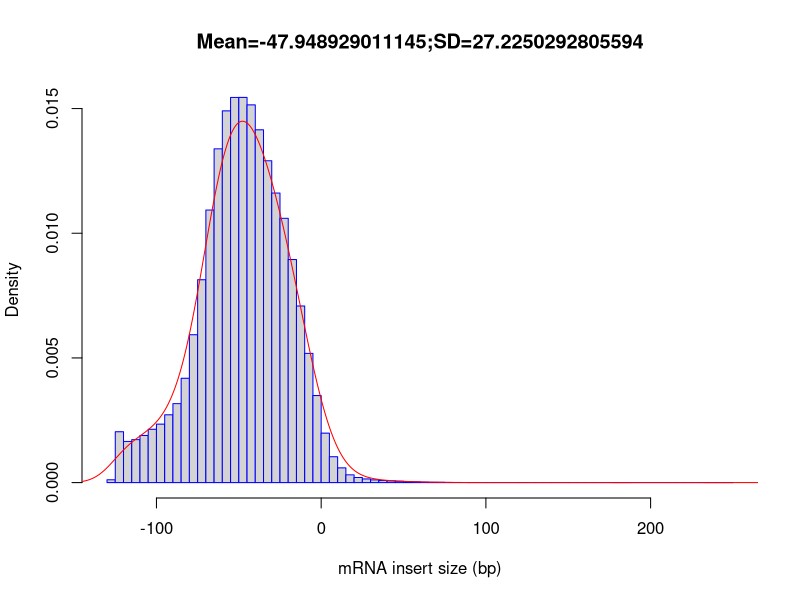

This chart was generated by the following R code:
out_file = '/home/genetics/HW1/inner_distance/inner_distance'
pdf('/home/genetics/HW1/inner_distance/inner_distance.inner_distance_plot.pdf')
fragsize=rep(c(-247.5,-242.5,-237.5,-232.5,-227.5,-222.5,-217.5,-212.5,-207.5,-202.5,-197.5,-192.5,-187.5,-182.5,-177.5,-172.5,-167.5,-162.5,-157.5,-152.5,-147.5,-142.5,-137.5,-132.5,-127.5,-122.5,-117.5,-112.5,-107.5,-102.5,-97.5,-92.5,-87.5,-82.5,-77.5,-72.5,-67.5,-62.5,-57.5,-52.5,-47.5,-42.5,-37.5,-32.5,-27.5,-22.5,-17.5,-12.5,-7.5,-2.5,2.5,7.5,12.5,17.5,22.5,27.5,32.5,37.5,42.5,47.5,52.5,57.5,62.5,67.5,72.5,77.5,82.5,87.5,92.5,97.5,102.5,107.5,112.5,117.5,122.5,127.5,132.5,137.5,142.5,147.5,152.5,157.5,162.5,167.5,172.5,177.5,182.5,187.5,192.5,197.5,202.5,207.5,212.5,217.5,222.5,227.5,232.5,237.5,242.5,247.5),times=c(0,0,0,0,0,0,0,0,0,0,0,0,0,0,0,0,0,0,0,0,0,0,0,0,567,10174,8233,8590,9425,10662,11694,13561,15791,20863,29573,40575,54511,66751,74348,77031,77038,75545,70561,64369,57910,52857,44614,35319,25844,17412,9894,5170,2942,1551,1018,729,542,415,342,271,190,149,84,55,53,25,13,16,9,6,2,6,4,2,11,7,6,2,3,4,3,3,5,2,3,1,4,0,4,3,3,2,3,7,2,2,2,1,5,2))
frag_sd = sd(fragsize)
frag_mean = mean(fragsize)
frag_median = median(fragsize)
write(x=c("Name","Mean","Median","sd"), sep="	", file=stdout(),ncolumns=4)
write(c(out_file,frag_mean,frag_median,frag_sd),sep="	", file=stdout(),ncolumns=4)
hist(fragsize,probability=T,breaks=100,xlab="mRNA insert size (bp)",main=paste(c("Mean=",frag_mean,";","SD=",frag_sd),collapse=""),border="blue")
lines(density(fragsize,bw=10),col='red')
dev.off()
